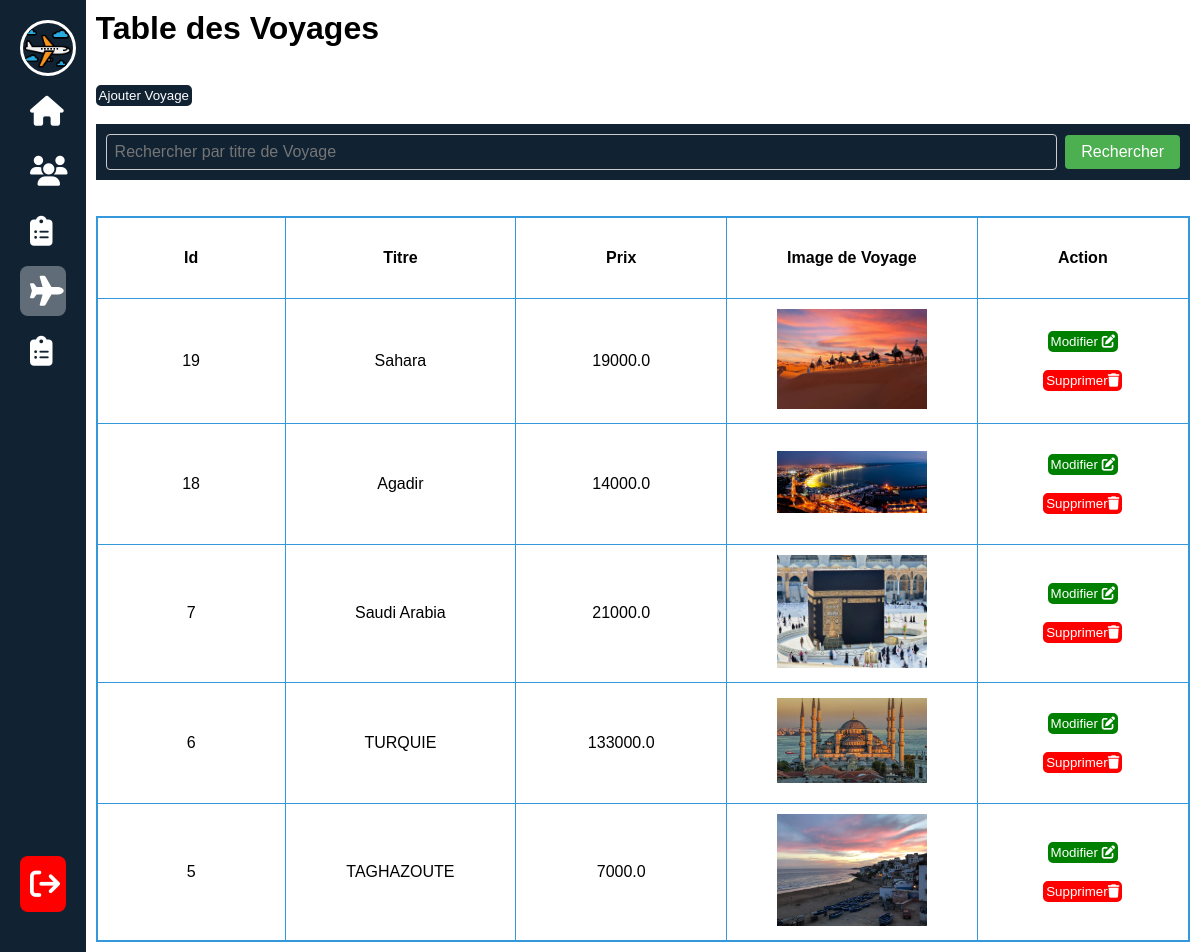
The app's page /dashVoy/ (signed in) with its own data.
### vacance/models.py (models this page shows, shortened)
class Voyage(models.Model):
	categories=[
		("H","HAJJ"),
		("O","OMRA"),
		("A","ASIE"),
		("T","TURQUIE"),
		("M","MAROC"),
	]
	categorie = models.CharField(max_length=1, choices=categories)
	titre = models.CharField(max_length=30)
	pays = models.CharField(max_length=30)
	ville = models.CharField(max_length=30)
	date_debut=models.DateField(null=True, blank=True)
	date_fin=models.DateField(null=True, blank=True)
	prix=models.FloatField()
	description=models.TextField()
	image_de_voyage = models.ImageField(upload_to='static/images/voyages/', null=True, blank=True)

### vacance/views.py (the view, shortened to what this page needs)
# urls.py: path('dashVoy/', views.dashVoy, name='dashVoy'),
@user_passes_test(lambda u: u.statut != 'Client', login_url='/voyage/')
def dashVoy(request):
    voyage_trouve = None
    derniers_voyages = Voyage.objects.all().order_by('-id')[:]
    context = {'voyages': derniers_voyages, 'voyage_trouve': voyage_trouve}
    return render(request, 'vacance/dashVoy.html', context)

### vacance/template/vacance/dashVoy.html (shortened to what this page needs)
{% load static %}
<!DOCTYPE html>
<html>
    <head>
     <link rel="stylesheet" href="{% static 'css/dashu.css' %}">
     <link rel="stylesheet" href="https://cdnjs.cloudflare.com/ajax/libs/font-awesome/6.4.0/css/all.min.css">
    </head>
    <body>
    <div class="menu">
     <ul>
        <li class="profile">
            <div class="img-box">
              <img id='ico'  src="{% static 'images/avion.png' %}"></a>
                    </div>
           </li>
       <li>
        <a href="{% url 'admine' %}" >
          <i class="fas fa-home"></i>
        </a>
       </li>
       <li>
        <a href="{% url 'dashuti' %}" >
          <i class="fas fa-users"></i>
        </a>
       </li>
       <li>
        <a href="{% url 'dashCom' %}">
          <i class="fas fa-clipboard-list"></i>
        </a>
       </li>
       <li>
        <a href="{% url 'dashVoy' %}" class="active">
          <i class="fas fa-plane"></i>
        </a>
       </li>
       <li>
        <a href="{% url 'dashProm' %}">
          <i class="fas fa-clipboard-list"></i>
        </a>
       </li>
       <li class="log-out">
        <a href="{% url 'deconnexion' %}">
          <i class="fas fa-sign-out"></i>
        </a>
       </li>
     </ul>
    </div>
    <div class="content">
        <h1>Table des Voyages</h1>
        <br>
        <button onclick="afficherFormulaire()" id="affFo">Ajouter Voyage</button>
        <br><br>
        <form id="search-form" action="{% url 'dashVoy' %}" method="get">
            <input type="text" id="search-input" name="q1" placeholder="Rechercher par titre de Voyage">
            <button type="submit" id="search-button">Rechercher</button>
        </form>
        <br><br>
        {% if not request.GET.q1 or not voyage_trouve %}
            <table>
                <tr>
                    <th>Id</th>
                    <th>Titre</th>
                    <th>Prix</th>
                    <th>Image de Voyage</th>
                    <th>Action</th>
                </tr>
                {% for voyage in voyages %}
                    <tr>
                        <td>{{ voyage.id }}</td>
                        <td>{{ voyage.titre }}</td>
                        <td>{{ voyage.prix }}</td>
                        <td><img src="{{ voyage.image_de_voyage.url }}" alt="image_de_voyage" id="a"></td>
                        <td>
                            <button onclick="modifierVoyage('{{ voyage.id }}')" id="B">Modifier <i class="fas fa-edit"></i></button>
                            <br><br>
                            <form method="post" action="{% url 'supprimer_voyage' voyage.id %}">
                                <button type="submit" >Supprimer<i class="fas fa-trash"></i></button>
                            </form>
                        </td>
                    </tr>
                {% endfor %}
            </table>
        {% endif %}
    </div>
    </body>
</html>

### static/css/dashu.css (style rules this page uses)
* { padding: 0; margin: 0; color: white; font-family: sans-serif; }
body { background-color: #FFF; display: flex; min-height: 100vh; }
.img-box { width: 50px; height: 50px; border-radius: 50px; overflow: hidden; border: 3px solid white; flex-shrink: 0; }
.img-box img { width: 100%; }
.profile { display: flex; align-items: center; gap: 20px; }
.menu { background-color: #123; width: 50px; min-height: 100vh; padding: 20px; overflow: hidden; transition: 0.5s; }
ul { list-style: none; position: relative; height: 100%; }
.log-out a { background-color: red; }
ul li a { display: block; text-decoration: none; padding: 10px; margin: 10px 0; border-radius: 8px; display: flex; align-items: center; gap: 40px; transition: .5s; }
ul li a:hover, .active, .data-info .box:hover , td:hover { background-color: #ffffff55; }
.log-out { position: absolute; bottom: 10px; width: 100%; }
ul li a i { font-size: 30px; }
.content { width: 100%; margin: 10px; min-height: 100vh; overflow: auto; }

### vacance/template/vacance/dashVoy.html (style rules this page uses)
#search-form { display: flex; align-items: center; background-color: #123; padding: 10px; }
#search-input { padding: 8px; font-size: 16px; border: 1px solid #ccc; border-radius: 4px; margin-right: 8px; flex-grow: 1; color: #fff; background-color: #123; }
#search-button { padding: 8px 16px; font-size: 16px; background-color: #4CAF50; color: white; border: none; border-radius: 4px; cursor: pointer; }
table { border-collapse: collapse; border: 2px solid #3498db; }
th,td { border: 1px solid #3498db; padding: 10px; width: 300px; height: 100px; color:black; text-align: center; }
th { height: 60px; }
#a { max-width: 150px; max-height: 150px; }
h1 { margin-bottom: 20px; color:black; }
button { color:#FFF; background-color: red; border: red solid; border-radius: 5px; }
#B { color:#FFF; background-color: green; border: green solid; border-radius: 5px; }
#affFo { color:#FFF; background-color: #123; border: #123 solid; }
input { color:black }

### records on screen
Voyage: id "19", titre "Sahara", prix "19000.0", image_de_voyage (picture)
Voyage: id "18", titre "Agadir", prix "14000.0", image_de_voyage (picture)
Voyage: id "7", titre "Saudi Arabia", prix "21000.0", image_de_voyage (picture)
Voyage: id "6", titre "TURQUIE", prix "133000.0", image_de_voyage (picture)
Voyage: id "5", titre "TAGHAZOUTE", prix "7000.0", image_de_voyage (picture)
